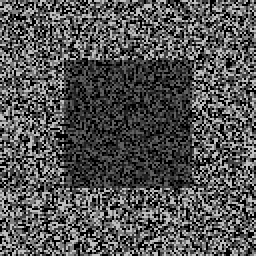
%> input picture src/Stereo Matching/Test_simple/leftTest.png, 128 x 128 px (shown 2 times larger)
$ octave a1.m   (GNU Octave 9; MATLAB toolbox functions it lacks are replaced by stand-ins)
%> lines starting %> are read from the running program, lines starting %| are printed output that depends on the picture
A1 = imread('leftTest.png');
%> A1 is the input picture: size 128x128 uint8; min 0, max 191, mean 83.5
A2 = imread('rightTest.png');
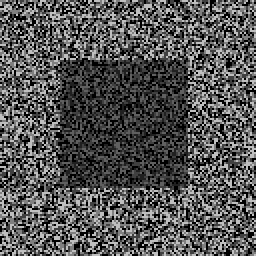
%> input picture src/Stereo Matching/Test_simple/rightTest.png, 128 x 128 px (shown 2 times larger)
%> A2 is the input picture: size 128x128 uint8; min 0, max 191, mean 83.5
subset = 11;
ss = floor(subset/2);
[r,c] = size(A1);
%> r = 128; c = 128
B1 = zeros(r+2*ss,c+2*ss);
B2 = zeros(r+2*ss,c+2*ss);
B1(1+ss:r+ss,1+ss:c+ss) = A1;
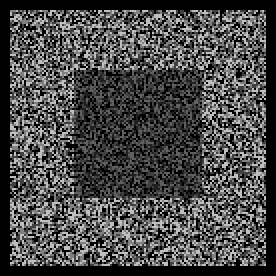
%> B1: size 138x138 double (shown 2 times larger); min 0, max 191, mean 71.8
B2(1+ss:r+ss,1+ss:c+ss) = A2;
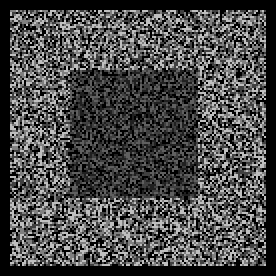
%> B2: size 138x138 double (shown 2 times larger); min 0, max 191, mean 71.8; mean of the top-left, top-right, bottom-left and bottom-right quarters 70.9, 71.6, 72.6, 72.1
Dl = zeros(r,c);
Dr = zeros(r,c);
D = zeros(r,c);
SSD = ones(1,c);

%Match from left to right
%> (the run ends here)
